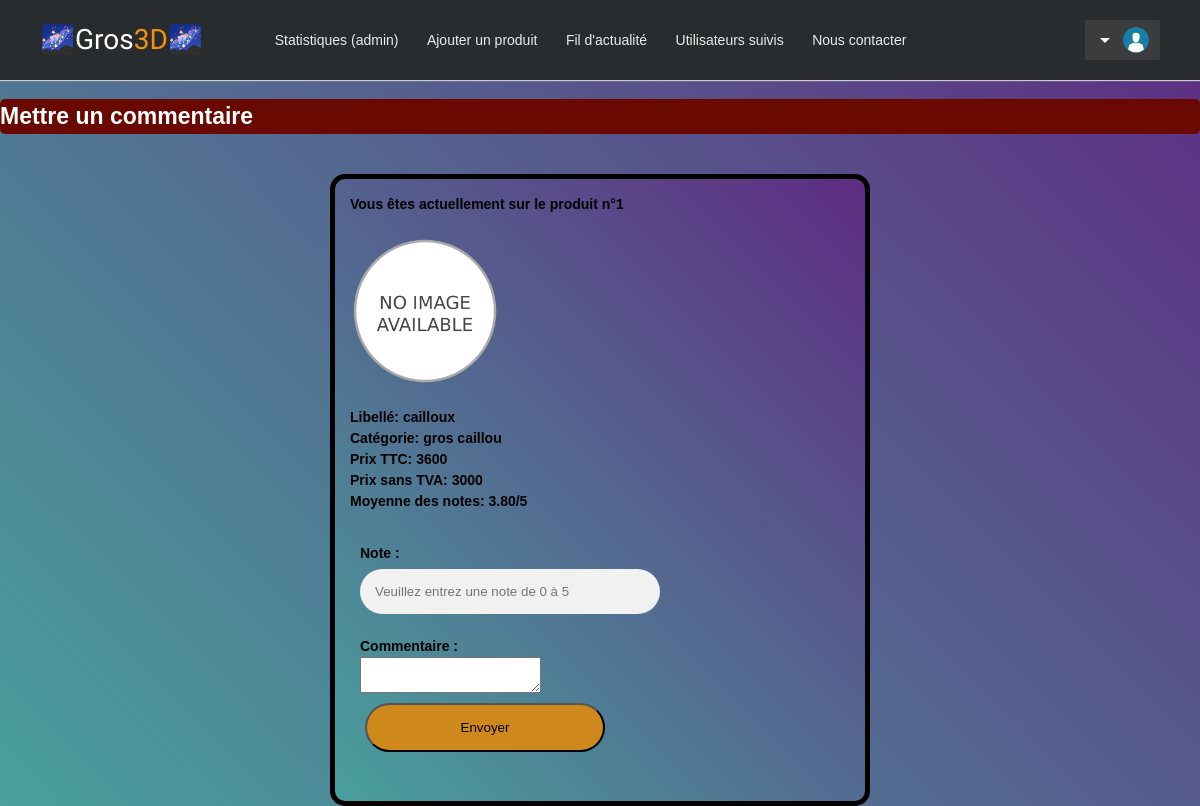
Screenshot of /review.php?id=1 (signed in) with the database file from the repository.
### tables this page shows
CREATE TABLE Product (

 id INT PRIMARY KEY AUTO_INCREMENT NOT NULL,
 image varchar(255) NOT NULL,
 name varchar(255) NOT NULL,
 description varchar(1000) NOT NULL,
 price double NOT NULL,
 rating double

);

### review.php (the view, shortened to what this page needs)
<?php
if (isset($_SESSION['userName'])) {
	if ($_SESSION['userName'] == 'User') {
		include("header_op.php");
		include("configCSS_adm.html");
	} else if ($_SESSION['userName'] == 'Root') {
		include("header_op.php");
	} else {
		include("header.php");
		include("configCSS.html");
	}
} else {
	include("header.php");
	include("configCSS.html");
}
include("config.php");
?>
<html>
<head>
</head>
<body>
	<?php
    $idget = ($_GET["id"]);
    echo "<h2>Mettre un commentaire</h2><br>";
	echo "<div class=formulaire2>";
    echo "Vous êtes actuellement sur le produit n°" . $idget;
    echo "<br><br>";
    $connectaumax = $conn->query("SELECT * FROM product WHERE id = " . $idget);
    while ($row = $connectaumax->fetch_assoc()) {
	    echo (empty($row['image'])) ? '<img class="fit-picture"' . "src=assets/no_image.png" . ">" : '<img class="fit-picture"' . "src=" . $row['image'] . ">";
	    echo "<br><br>";
	    echo "Libellé: ";
	    echo $row['name'];
	    echo "<br>";
	    echo "Catégorie: ";
	    echo $row['description'];
	    echo "<br>";
	    echo "Prix TTC: ";
	    echo $row['price'] * 1.2;
	    echo "<br>";
	    echo "Prix sans TVA: ";
	    echo $row['price'];
	    echo "<br>";
    }
    echo "Moyenne des notes: ";
    $sql2 = 'SELECT CAST(AVG(rating.rate) AS DECIMAL(5, 2)) as MOY FROM rating,product WHERE rating.idProduct =' . $idget;
    $resultat = $conn->query($sql2);
    while ($ligne = mysqli_fetch_array($resultat)) {
	    echo (empty($ligne['MOY'])) ? "0/5" : $ligne['MOY'] . "/5";
    }
    echo "<br><br>";
    ?>
		<form action="main.php" class="form-container" method="POST">
			Note : <br>
			<input type="text" name="note" placeholder="Veuillez entrez une note de 0 à 5"> <br>
			Commentaire : <br>
			<textarea type="text" name="comment" placeholder="Veuillez entrez votre commentaire sur ce produit"> </textarea> <br>
			<input type="submit" name="review_submit" value="Envoyer">
		</form>
	</div>
</body>
</html>

### assets/style.css (style rules this page uses)
html, body { height: 100%; box-sizing: border-box; }
body { height: 100%; margin: 0; background: -webkit-linear-gradient(45deg, #49a09d, #5f2c82); background: linear-gradient(45deg, #49a09d, #5f2c82); background-repeat: no-repeat; background-attachment: fixed; font-family: sans-serif; font-weight: 100; font:14px/1.5 Arial, Helvetica, sans-serif; padding:0; margin:0px auto; color: black; }
input { border-radius: 25px; }
.fit-picture { width: 150px; height: 150px; }
h2 { font-size: 23px; border-radius: 5px; background: #6a0902; color: white; }
.formulaire2 { background: -webkit-linear-gradient(45deg, #49a09d, #5f2c82); background: linear-gradient(45deg, #49a09d, #5f2c82); border-radius: 15px ; width: 500px; border: 5px solid black; font-weight: bold; margin-left: auto; margin-right: auto; background-color: grey; padding: 15px; width: 500px; }
input[type=submit] { background-color: #cf881c; width: 80%; padding: 15px 22px; margin: 10px 5px; box-sizing: border-box; border-radius: 25px ; }
.form-container { max-width: 300px; padding: 10px; }
.form-container input[type=text], .form-container input[type=password] { border-radius: 25px; width: 100%; padding: 15px; margin: 5px 0 22px 0; border: none; background: #f1f1f1; }

### assets/header-user-dropdown.css (style rules this page uses)
body { margin:0; padding:0; }

### rows the page displays
product: name "cailloux", description "gros caillou", $row['price']*1.2 "3600", price "3000"

### other values shown
$idget "1"
$ligne['MOY'] "3.80"
